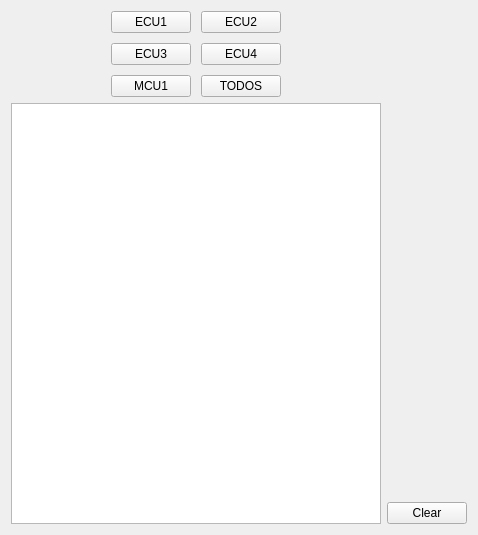
              <widget class="QWidget" name="InDigTest">
               <layout class="QGridLayout" name="gridLayout_10">
                <item row="1" column="0">
                 <widget class="QTextBrowser" name="console_7">
                  <property name="minimumSize">
                   <size>
                    <width>0</width>
                    <height>421</height>
                   </size>
                  </property>
                  <property name="html">
                   <string>&lt;!DOCTYPE HTML PUBLIC &quot;-//W3C//DTD HTML 4.0//EN&quot; &quot;http://www.w3.org/TR/REC-html40/strict.dtd&quot;&gt;
&lt;html&gt;&lt;head&gt;&lt;meta name=&quot;qrichtext&quot; content=&quot;1&quot; /&gt;&lt;meta charset=&quot;utf-8&quot; /&gt;&lt;style type=&quot;text/css&quot;&gt;
p, li { white-space: pre-wrap; }
hr { height: 1px; border-width: 0; }
li.unchecked::marker { content: &quot;\2610&quot;; }
li.checked::marker { content: &quot;\2612&quot;; }
&lt;/style&gt;&lt;/head&gt;&lt;body style=&quot; font-family:'.AppleSystemUIFont'; font-size:13pt; font-weight:400; font-style:normal;&quot;&gt;
&lt;p style=&quot;-qt-paragraph-type:empty; margin-top:0px; margin-bottom:0px; margin-left:0px; margin-right:0px; -qt-block-indent:0; text-indent:0px;&quot;&gt;&lt;br /&gt;&lt;/p&gt;&lt;/body&gt;&lt;/html&gt;</string>
                  </property>
                 </widget>
                </item>
                <item row="0" column="0">
                 <layout class="QHBoxLayout" name="horizontalInitOpt_4">
                  <property name="spacing">
                   <number>10</number>
                  </property>
                  <property name="leftMargin">
                   <number>100</number>
                  </property>
                  <property name="topMargin">
                   <number>0</number>
                  </property>
                  <property name="rightMargin">
                   <number>100</number>
                  </property>
                  <property name="bottomMargin">
                   <number>0</number>
                  </property>
                  <item>
                   <layout class="QVBoxLayout" name="verticalLayout_28">
                    <property name="spacing">
                     <number>-1</number>
                    </property>
                    <property name="topMargin">
                     <number>0</number>
                    </property>
                    <property name="bottomMargin">
                     <number>0</number>
                    </property>
                    <item>
                     <widget class="QPushButton" name="ecu1InDig">
                      <property name="text">
                       <string>ECU1</string>
                      </property>
                      <property name="checkable">
                       <bool>true</bool>
                      </property>
                      <property name="autoExclusive">
                       <bool>true</bool>
                      </property>
                     </widget>
                    </item>
                    <item>
                     <widget class="QPushButton" name="ecu3InDig">
                      <property name="text">
                       <string>ECU3</string>
                      </property>
                      <property name="checkable">
                       <bool>true</bool>
                      </property>
                      <property name="autoExclusive">
                       <bool>true</bool>
                      </property>
                     </widget>
                    </item>
                    <item>
                     <widget class="QPushButton" name="mcu1InDig">
                      <property name="text">
                       <string>MCU1</string>
                      </property>
                      <property name="checkable">
                       <bool>true</bool>
                      </property>
                      <property name="autoExclusive">
                       <bool>true</bool>
                      </property>
                     </widget>
                    </item>
                   </layout>
                  </item>
                  <item>
                   <layout class="QVBoxLayout" name="verticalLayout_29">
                    <property name="spacing">
                     <number>-1</number>
                    </property>
                    <property name="topMargin">
                     <number>0</number>
                    </property>
                    <property name="bottomMargin">
                     <number>0</number>
                    </property>
                    <item>
                     <widget class="QPushButton" name="ecu2InDig">
                      <property name="text">
                       <string>ECU2</string>
                      </property>
                      <property name="checkable">
                       <bool>true</bool>
                      </property>
                      <property name="autoExclusive">
                       <bool>true</bool>
                      </property>
                     </widget>
                    </item>
                    <item>
                     <widget class="QPushButton" name="ecu4InDig">
                      <property name="text">
                       <string>ECU4</string>
                      </property>
                      <property name="checkable">
                       <bool>true</bool>
                      </property>
                      <property name="autoExclusive">
                       <bool>true</bool>
                      </property>
                     </widget>
                    </item>
                    <item>
                     <widget class="QPushButton" name="todosInDig">
                      <property name="text">
                       <string>TODOS</string>
                      </property>
                      <property name="checkable">
                       <bool>true</bool>
                      </property>
                      <property name="autoExclusive">
                       <bool>true</bool>
                      </property>
                     </widget>
                    </item>
                   </layout>
                  </item>
                 </layout>
                </item>
                <item row="1" column="1" alignment="Qt::AlignBottom">
                 <widget class="QPushButton" name="clearButton_8">
                  <property name="sizePolicy">
                   <sizepolicy hsizetype="Fixed" vsizetype="Fixed">
                    <horstretch>0</horstretch>
                    <verstretch>0</verstretch>
                   </sizepolicy>
                  </property>
                  <property name="text">
                   <string>Clear</string>
                  </property>
                 </widget>
                </item>
               </layout>
              </widget>
